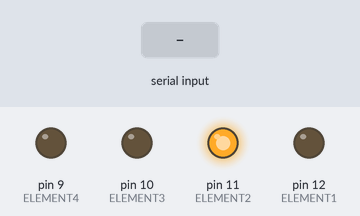
The sketch below on a simulated Arduino Uno, built with avr-gcc and run on an emulated ATmega328P. Parts: output pins drawn as LEDs (lit = HIGH). The inputs (shaded band) are chosen by the test bench. The modem accepts every AT command (registered, SIM ready, sends succeed) and sends nothing else; what the sketch prints to the serial monitor is not drawn.

Above: at 10.8 s.
10.9 s: "90,45\n" received over the second serial link
13.5 s: "5\n" received over the second serial link
Timing chart, 0 to 16.5 s (numbered marks = the images above; inputs shaded):
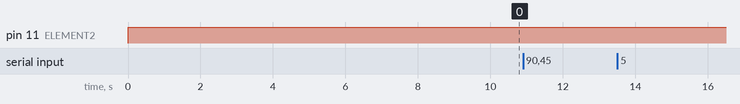

The sketch:

espv1.ino
```cpp
//code by Porus
//connect the module to ap via at commands from serial monitor
#include <SoftwareSerial.h>
SoftwareSerial esp(2,3);
#define serialCommunicationSpeed 9600               // referes to the Software and hardware serial communication speed(baud rate)
#define DEBUG true                                  //make a constant named "DEBUG" and it's value true. we will be used to print to serial monitor
int ELEMENT1 =12;                                     //assign a variable named "ELEMENT1" with an integer value 12, it refers to the pin which the ELEMENT1 is connected on.
int ELEMENT2 =11;                                    //assign a variable named "ELEMENT2" with an integer value 11, it refers to the pin which the ELEMENT2 is connected on.
int ELEMENT3 =10;                                    //assign a variable named "ELEMENT3" with an integer value 11, it refers to the pin which the ELEMENT3 is connected on.
int ELEMENT4 =9;                                    //assign a variable named "ELEMENT4" with an integer value 11, it refers to the pin which the ELEMENT4 is connected on.
int arr[] ={13,12,11,10,9}  ;                        //array mapping elements to their pins
void setup()
{
  pinMode(ELEMENT1,OUTPUT);
  pinMode(ELEMENT2,OUTPUT);
  pinMode(ELEMENT3,OUTPUT);
  pinMode(ELEMENT4,OUTPUT);
  digitalWrite(ELEMENT1,LOW);
  digitalWrite(ELEMENT2,HIGH);
  Serial.begin(serialCommunicationSpeed);           //begin the Hardware serial communication (0, 1) at speed 9600.
  esp.begin(serialCommunicationSpeed);          //begin the software serial communication (2, 3) at speed 9600.
  InitWifiModule();                                 //call this user-defined function "InitWifiModule()" to initialize a communication between the esp and your AP.
}
void loop()                                                         //our main program and all the serial print stuff is only for debugging purposes
{
  if(esp.available())                                           //if there's any data received and stored in the serial receive buffer, go and excute the if-condition body. If not, dont excute the if-condition body at all.
  {
    if(esp.find("+IPD,"))                                       //search for the "+IPD," string in the incoming data. if it exists the ".find()" returns true and if not it returns false.
    {
      delay(1000);                                                  //wait 1 second to fill up the buffer with the data.
      int connectionId = esp.read()-48;                         //Subtract 48 because the read() function returns the ASCII decimal value. And 0 (the first decimal number) starts at 48. We use it to convert from ASCI decimal value to a character value.
      esp.find("element=");                                         //Advance the cursor to the "element=" part in the request header to read the incoming bytes after the "element=" part which is the elementNumer and it's state.
      int elementNumber = (esp.read()-48);                       //read the Byte from the Arduino input buffer
      int statusLed =(esp.read()-48);                           //read the second byte from the Arduino input buffer. then save it inside the "statusLed" variable. At any case, it will be 1 or 0.
      digitalWrite(arr[elementNumber], statusLed);                           //then turn the LED at "elementNumber" on or off depending on the "statusLed" variable value.
      Serial.println(connectionId);                                 //print the "connectionId" value on the serial monitor for debugging purposes.
      Serial.print(elementNumber);                                      //print the "elementNumber" value on the serial monitor for debugging purposes.
      Serial.print("      ");                                       //print some spaces on the serial monitor to make it more readable.
      Serial.println(statusLed);                                    //print the "statusLed" value on the serial monitor for debugging purposes.
      // all the serial print stuff is only for debugging purposes
      String SENDRESPONSE = "AT+CIPSEND=";
      SENDRESPONSE += connectionId;
      SENDRESPONSE += ",60\r\n";
      sendData(SENDRESPONSE, 100, DEBUG);                         //send http header message
      String RESPONSE = "HTTP/1.1 200 OK\r\n";                     //http header text
      RESPONSE += "Access-Control-Allow-Origin: *\r\n\r\n";
      RESPONSE += "CHANGE OK\r\n";
      sendData(RESPONSE, 100, DEBUG);
      Serial.print(RESPONSE);
      sendData(RESPONSE, 100, DEBUG);
      String closeCommand = "AT+CIPCLOSE=";                         //close the TCP/IP connection.
      closeCommand+=connectionId;
      closeCommand+="\r\n";
      sendData(closeCommand,1000,DEBUG);                            //then send this command to the esp module to excute it.

    }
  }
}
/******************************************************************************************************************************************************************************************
* Name: sendData
* Description: this Function regulates how the AT Commands will ge sent to the esp.
*
* Params: command - the AT Command to send
*                 - timeout - the time to wait for a response
*                 - debug - print to Serial window?(true = yes, false = no)
*
* Returns: The response from the esp (if there is a reponse)
*/
String sendData(String command, const int timeout, boolean debug)
{
    String response = "";                                             //initialize a String variable named "response". we will use it later.

    esp.print(command);                                           //send the AT command to the esp (from ARDUINO to esp).
    long int time = millis();                                         //get the operating time at this specific moment and save it inside the "time" variable.
    while( (time+timeout) > millis())                                 //excute only whitin 1 second.
    {
      while(esp.available())                                      //is there any response came from the esp and saved in the Arduino input buffer?
      {
        char c = esp.read();                                      //if yes, read the next character from the input buffer and save it in the "response" String variable.
        response+=c;                                                  //append the next character to the response variabl. at the end we will get a string(array of characters) contains the response.
      }
    }
    if(debug)                                                         //if the "debug" variable value is TRUE, print the response on the Serial monitor.
    {
      Serial.print(response);
    }
    return response;                                                  //return the String response.
}
/******************************************************************************************************************************************************************************************
* Name: InitWifiModule
* Description: this Function gives the commands that we need to send to the sendData() function to send it.
*
* Params: Nothing.
*
* Returns: Nothing (void).
*/
void InitWifiModule()
{ delay (10000); //wait 10 s to connect to network
  sendData("AT\r\n", 2000, DEBUG);
  delay (1000);
  sendData("AT+CWMODE=1\r\n", 1500, DEBUG);
  delay (1000);
  sendData("AT+CIFSR\r\n", 1500, DEBUG);//Show IP Address, and the MAC Address.
  delay (1000);
  sendData("AT+CIPMUX=1\r\n", 1500, DEBUG); //Multiple conections.
  delay (1000);
  sendData("AT+CIPSERVER=1,80\r\n", 1500, DEBUG);//start the communication at port 80, port 80 used to communicate with the web servers through the http requests.
}
```

Measured:
- after the input at 10.9 s, every drawn part: stays the same
- after the input at 13.5 s, every drawn part: stays the same
